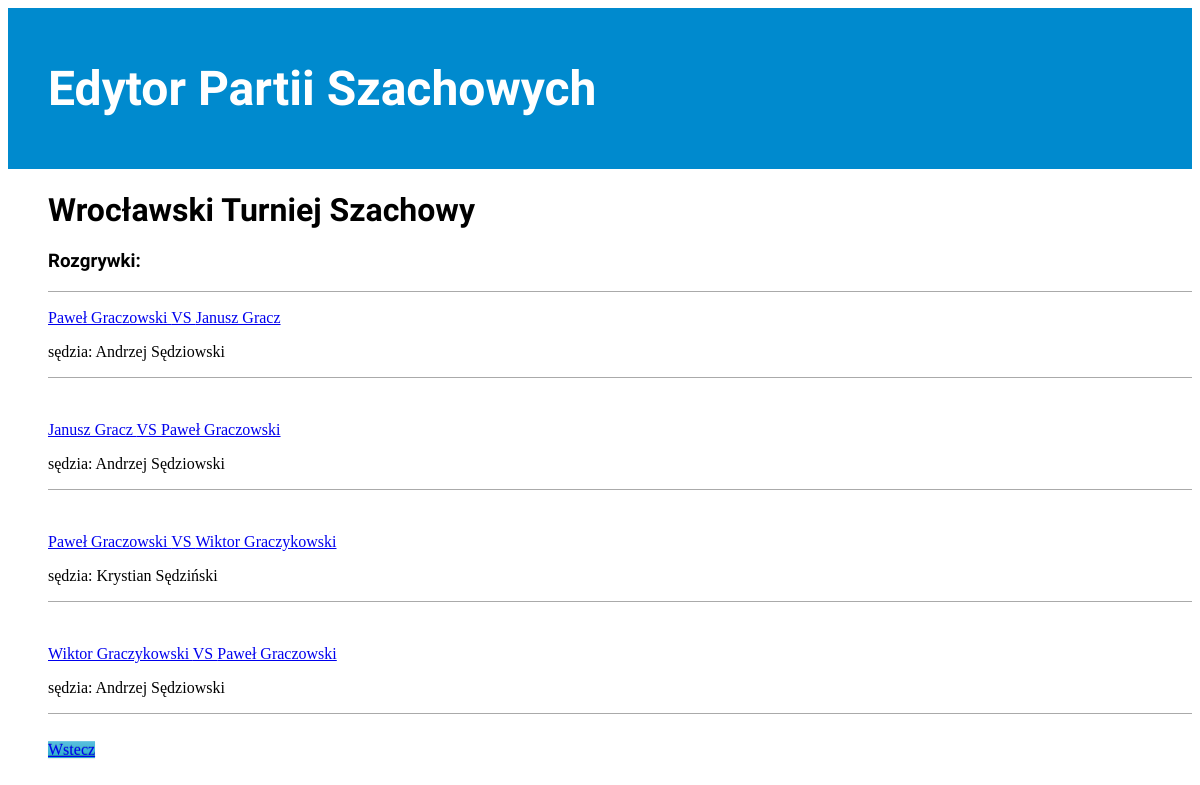
Page /turniej/1/ on the committed database.
### chesseditor/models.py (models this page shows, shortened)
class Tournament(models.Model):
    tournament_id = models.AutoField("ID turnieju", primary_key=True)
    name_of_tournament = models.CharField("Nazwa turnieju", max_length=50)
    date_of_start = models.DateField("Data startu")
    date_of_end = models.DateField("Data zakończenia")
    place_of_tournament = models.CharField("Miejsce turnieju", max_length=50)
    max_nb_of_players = models.IntegerField("Liczba uczetników", default=50)
    organizer_of_tournament = models.ForeignKey(Organizer, verbose_name="Organizator turnieju")
    class Meta:
        verbose_name = "Turniej"
        verbose_name_plural = "Turnieje"

class ChessParty(models.Model):
    chessparty_id = models.AutoField("ID partii", primary_key=True)
    arbiter = models.ForeignKey(Arbiter, related_name='sedzia', verbose_name="Sędzia")
    white = models.ForeignKey(Player, related_name='Białe', verbose_name="Białe figury")
    black = models.ForeignKey(Player, related_name='Czarne', verbose_name="Czarne figury")
    tournament = models.ForeignKey(Tournament, verbose_name="Nazwa turnieju")
    class Meta:
        verbose_name = "Partia"
        verbose_name_plural = "Partie"

class Person(models.Model):
    name = models.CharField("Imię", max_length=20)
    surname = models.CharField("Nazwisko", max_length=50)
    date_of_birth = models.DateField("Data Urodzenia", auto_now=False, auto_now_add=False)
    GENDER_CHOICES = (
       ('M', 'Mężczyzna'),
       ('F', 'Kobieta'),
       ('O', 'Inna'),
    )
    gender = models.CharField("Płeć", max_length=1, choices=GENDER_CHOICES, default='O')
    class Meta:
        abstract = True
    def __str__(self):
        return "{name} {surname}".format(name=self.name, surname=self.surname)

class Player(Person):
    player_id = models.AutoField(primary_key=True)  # unique and null=false
    class Meta:
        verbose_name = "Gracz"
        verbose_name_plural = "Zawodnicy"

class Arbiter(Person):
    arbiter_id = models.AutoField(primary_key=True)  # unique and null=false
    class Meta:
        verbose_name = "Sędziego"
        verbose_name_plural = "Sędziowie"

### chesseditor/views.py (the view)
# urls.py: url(r'^turniej/(?P<pk>\d+)/$', views.turniej, name='turniej'),
def turniej(request, pk):
    tournament = get_object_or_404(Tournament, pk=pk)
    chesspartys = ChessParty.objects.filter(tournament=tournament)
    moves = Moves.objects.all()
    return render(request, 'chesseditor/turniej.html', {'tournament': tournament,\
                                                        'chesspartys': chesspartys, 'moves': moves})

### chesseditor/templates/chesseditor/turniej.html (shortened to what this page needs)
{% extends 'chesseditor/base.html' %}
{% block content %}
   <h1> {{ tournament.name_of_tournament }} </h1>
    <p><h3><b>Rozgrywki:</b></h3></p>
    <hr>
    {% for chessparty in chesspartys %}
        <p><a href="{% url 'rozgrywka'  pk=chessparty.pk %}">{{ chessparty.white }} VS {{ chessparty.black }}</a></p>
        <p>sędzia: {{ chessparty.arbiter }}</p>
        <hr><br />
    {% endfor %}
<a href="{% url 'index' %}" class="btn btn-info">Wstecz</a>
{% endblock content %}

### chesseditor/templates/chesseditor/base.html (shortened to what this page needs)
{% load staticfiles %}
<html>
    <head>
        <link rel="stylesheet" href="//maxcdn.bootstrapcdn.com/bootstrap/3.2.0/css/bootstrap-theme.min.css">
        <link rel="stylesheet" href="{% static 'css/style.css' %}">
    </head>
<body>
    <div class="page-header">
        <h1><a href="/">Edytor Partii Szachowych</a></h1>
    </div>
    <div class="content container">
        <div class="row">
            <div class="col-md-8">
            {% block content %}
            {% endblock %}
            </div>
        </div>
    </div>
</body>
</html>

### static/css/style.css (style rules this page uses)
.page-header { background-color: #008ace; margin-top: 0; padding: 20px 20px 20px 40px; }
.page-header h1, .page-header h1 a, .page-header h1 a:visited, .page-header h1 a:active { color: #ffffff; font-size: 36pt; text-decoration: none; }
.content { margin-left: 40px; }
h1, h2, h3, h4 { font-family: 'Baloo', cursive; }
hr { display: block; position: relative; padding: 0; margin: 8px auto; height: 0; width: 100%; max-height: 0; font-size: 1px; line-height: 0; clear: both; border: none; border-top: 1px solid #aaaaaa; border-bottom: 1px solid #ffffff; }
.btn-info { border-color: #008ace; background-color: #008ace; }

### rows in the picture
Tournament: name_of_tournament "Wrocławski Turniej Szachowy"
ChessParty: white "Paweł Graczowski", black "Janusz Gracz", arbiter "Andrzej Sędziowski"
ChessParty: white "Janusz Gracz", black "Paweł Graczowski", arbiter "Andrzej Sędziowski"
ChessParty: white "Paweł Graczowski", black "Wiktor Graczykowski", arbiter "Krystian Sędziński"
ChessParty: white "Wiktor Graczykowski", black "Paweł Graczowski", arbiter "Andrzej Sędziowski"
